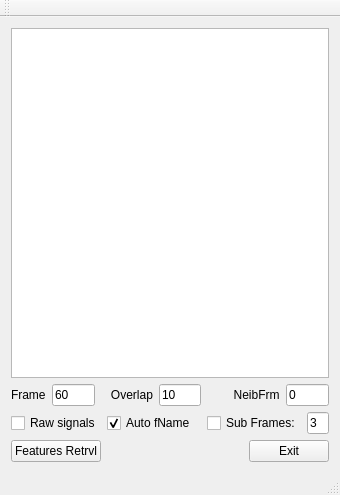
<?xml version="1.0" encoding="UTF-8"?>
<ui version="4.0">
 <class>MainWindow</class>
 <widget class="QMainWindow" name="MainWindow">
  <property name="geometry">
   <rect>
    <x>0</x>
    <y>0</y>
    <width>340</width>
    <height>495</height>
   </rect>
  </property>
  <property name="windowTitle">
   <string>MainWindow</string>
  </property>
  <widget class="QWidget" name="centralWidget">
   <layout class="QVBoxLayout" name="verticalLayout">
    <item>
     <widget class="QListView" name="listView"/>
    </item>
    <item>
     <layout class="QHBoxLayout" name="horizontalLayout">
      <item>
       <widget class="QLabel" name="label">
        <property name="text">
         <string>Frame</string>
        </property>
       </widget>
      </item>
      <item>
       <widget class="QLineEdit" name="lineEdit">
        <property name="text">
         <string>60</string>
        </property>
       </widget>
      </item>
      <item>
       <widget class="QLabel" name="label_2">
        <property name="text">
         <string>   Overlap</string>
        </property>
       </widget>
      </item>
      <item>
       <widget class="QLineEdit" name="lineEdit_2">
        <property name="text">
         <string>10</string>
        </property>
       </widget>
      </item>
      <item>
       <widget class="QLabel" name="label_3">
        <property name="text">
         <string>        NeibFrm</string>
        </property>
       </widget>
      </item>
      <item>
       <widget class="QLineEdit" name="lineEdit_3">
        <property name="text">
         <string>0</string>
        </property>
       </widget>
      </item>
     </layout>
    </item>
    <item>
     <layout class="QHBoxLayout" name="horizontalLayout_2">
      <item>
       <widget class="QCheckBox" name="rawKey">
        <property name="text">
         <string>Raw signals</string>
        </property>
       </widget>
      </item>
      <item>
       <widget class="QCheckBox" name="outFname">
        <property name="text">
         <string>Auto fName</string>
        </property>
        <property name="checked">
         <bool>true</bool>
        </property>
       </widget>
      </item>
      <item>
       <spacer name="horizontalSpacer_2">
        <property name="orientation">
         <enum>Qt::Horizontal</enum>
        </property>
        <property name="sizeHint" stdset="0">
         <size>
          <width>148</width>
          <height>20</height>
         </size>
        </property>
       </spacer>
      </item>
      <item>
       <widget class="QCheckBox" name="checkBox">
        <property name="text">
         <string>Sub Frames:</string>
        </property>
       </widget>
      </item>
      <item>
       <widget class="QLineEdit" name="lineEdit_4">
        <property name="text">
         <string>3</string>
        </property>
       </widget>
      </item>
     </layout>
    </item>
    <item>
     <layout class="QHBoxLayout" name="horizontalLayout_3">
      <item>
       <widget class="QPushButton" name="fOpenBt">
        <property name="enabled">
         <bool>true</bool>
        </property>
        <property name="text">
         <string>Features Retrvl</string>
        </property>
       </widget>
      </item>
      <item>
       <spacer name="horizontalSpacer">
        <property name="orientation">
         <enum>Qt::Horizontal</enum>
        </property>
        <property name="sizeHint" stdset="0">
         <size>
          <width>58</width>
          <height>20</height>
         </size>
        </property>
       </spacer>
      </item>
      <item>
       <widget class="QPushButton" name="ExtBt">
        <property name="enabled">
         <bool>true</bool>
        </property>
        <property name="text">
         <string>Exit</string>
        </property>
        <property name="autoDefault">
         <bool>true</bool>
        </property>
       </widget>
      </item>
     </layout>
    </item>
   </layout>
  </widget>
  <widget class="QMenuBar" name="menuBar">
   <property name="geometry">
    <rect>
     <x>0</x>
     <y>0</y>
     <width>340</width>
     <height>21</height>
    </rect>
   </property>
  </widget>
  <widget class="QToolBar" name="mainToolBar">
   <attribute name="toolBarArea">
    <enum>TopToolBarArea</enum>
   </attribute>
   <attribute name="toolBarBreak">
    <bool>false</bool>
   </attribute>
  </widget>
  <widget class="QStatusBar" name="statusBar"/>
 </widget>
 <layoutdefault spacing="6" margin="11"/>
 <resources/>
 <connections/>
</ui>
